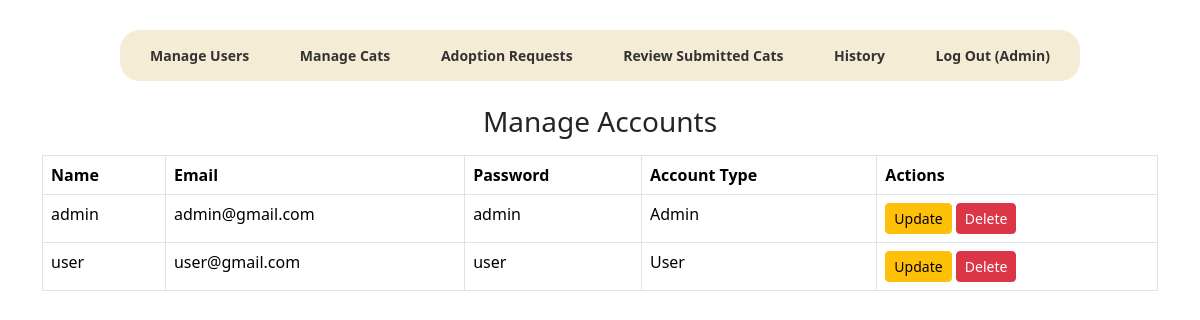
Page /admin/manage_users.php on the committed database.
### tables this page shows
CREATE TABLE `accounts` (
  `id` int(11) NOT NULL,
  `name` varchar(100) NOT NULL,
  `email` varchar(255) NOT NULL,
  `password` varchar(255) NOT NULL,
  `account_type` enum('User','Admin') DEFAULT 'User',
  `notifs` varchar(255) DEFAULT NULL
);

### admin/manage_users.php (the view, shortened to what this page needs)
<?php include("nav.php"); ?>
<?php include("connections.php"); ?>
<div class="container mt-4">
    <h3 class="text-center">Manage Accounts</h3>
    <table class='table table-bordered mt-3'>
        <thead>
            <tr>
                <th>Name</th>
                <th>Email</th>
                <th>Password</th>
                <th>Account Type</th>
                <th>Actions</th>
            </tr>
        </thead>
        <tbody>
            <?php
            $view_query = mysqli_query($connections, "SELECT * FROM accounts");
            while ($row = mysqli_fetch_assoc($view_query)) {
                $user_id = $row["id"];
                $db_name = $row["name"];
                $db_email = $row["email"];
                $db_password = $row["password"];
                $db_type = $row["account_type"];
                echo "
                <tr>
                    <td>$db_name</td>
                    <td>$db_email</td>
                    <td>$db_password</td>
                    <td>$db_type</td>
                    <td>
                        <a href='update_users.php?id=$user_id' class='btn btn-warning btn-sm'>Update</a>
                        <button class='btn btn-danger btn-sm' data-bs-toggle='modal' data-bs-target='#confirmDeleteModal' data-id='$user_id'>Delete</button>
                    </td>
                </tr>";
            }
            ?>
        </tbody>
    </table>
</div>

### rows in the picture
accounts: name "admin", email "admin@gmail.com", password "admin", account_type "Admin"
accounts: name "user", email "user@gmail.com", password "user", account_type "User"
